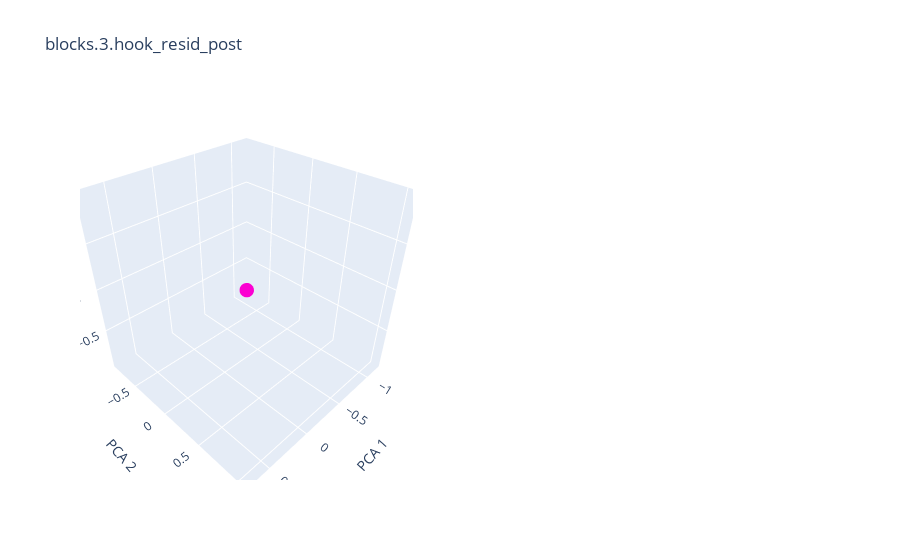

This figure's notebook cell:
### Code cell
for a_ in activations:
    acts = activations[a_]
    regression, belief_predictions = run_activation_to_beliefs_regression(acts, transformer_input_beliefs)
    belief_predictions_pca = vis_pca.transform(belief_predictions.reshape(-1, 5))

# now visualize in 3d
transformer_input_belief_indices_flattened = transformer_input_belief_indices.view(-1).cpu().numpy()
from plotly.subplots import make_subplots
from plotly import graph_objects as go

colors = px.colors.qualitative.Light24 + px.colors.qualitative.Dark24 + px.colors.qualitative.Plotly

for belief in msp_belief_index.keys():
    fig = make_subplots(rows=1, cols=2, specs=[[{'type': 'scatter3d'}, {'type': 'scatter3d'}]])
    b = msp_belief_index[belief]
    relevant_indices = np.where(transformer_input_belief_indices_flattened == b)[0]
    relevant_data = belief_predictions_pca[relevant_indices]
    if len(relevant_data) > 0:
        centers_of_mass = np.mean(relevant_data, axis=0)

        #fig.add_trace(go.Scatter3d(x=relevant_data[:, 0],
        #                           y=relevant_data[:, 1],
        #                           z=relevant_data[:, 2],
        #                           mode='markers', name=f'Belief {b}', marker=dict(size=5, color=colors[b], opacity=.1)),
        #                           row=1, col=1)
    
        fig.add_trace(go.Scatter3d(x=[centers_of_mass[0]],
                                y=[centers_of_mass[1]],
                                z=[centers_of_mass[2]],
                                mode='markers',
                                name=f'Belief {b}',
                                marker=dict(size=5, color=colors[b], opacity=1)),
                    row=1, col=1)
        
    fig.update_layout(title=a_,
                        scene=dict(xaxis_title='PCA 1', yaxis_title='PCA 2', zaxis_title='PCA 3'),
                        scene2=dict(xaxis_title='PCA 1', yaxis_title='PCA 2', zaxis_title='PCA 3'))
fig.show()

### Figure 1 — Plotly figure (JSON) as saved in the notebook; plotly's stock layout.template omitted (floating-point values rounded to 4 significant figures)
{"data": [{"marker": {"color": "#FB00D1", "opacity": 1, "size": 5}, "mode": "markers", "name": "Belief 35", "scene": "scene", "type": "scatter3d", "x": [-0.2243], "y": [0.1001], "z": [0.001861]}], "layout": {"scene": {"domain": {"x": [0, 0.45], "y": [0, 1]}, "xaxis": {"title": {"text": "PCA 1"}}, "yaxis": {"title": {"text": "PCA 2"}}, "zaxis": {"title": {"text": "PCA 3"}}}, "scene2": {"domain": {"x": [0.55, 1], "y": [0, 1]}, "xaxis": {"title": {"text": "PCA 1"}}, "yaxis": {"title": {"text": "PCA 2"}}, "zaxis": {"title": {"text": "PCA 3"}}}, "title": {"text": "blocks.3.hook_resid_post"}}}
